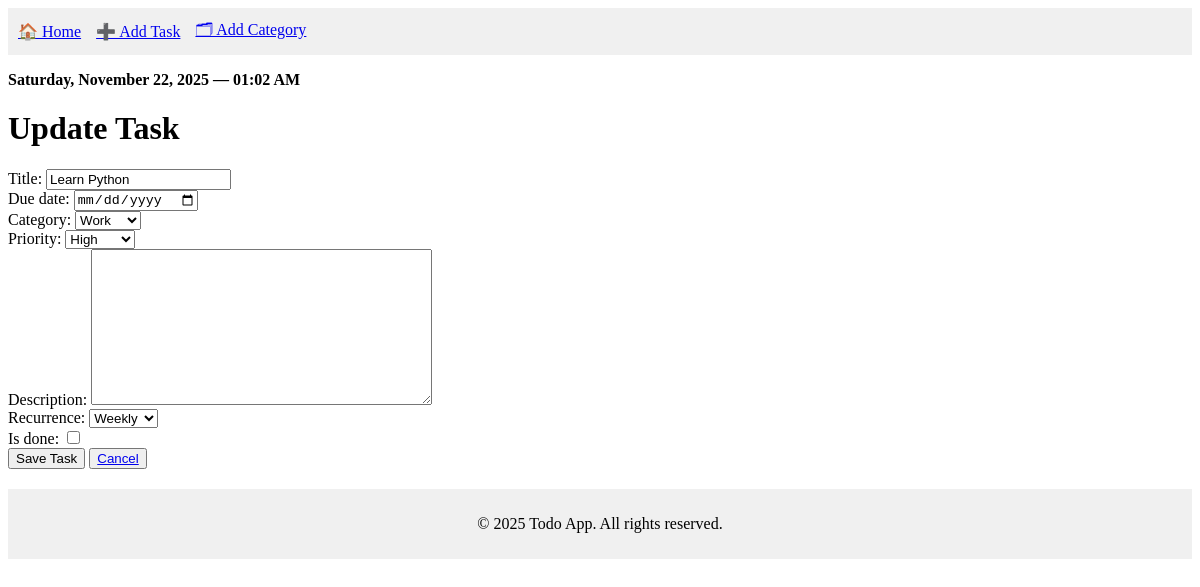
Page /update/1/ on the earlier database version.
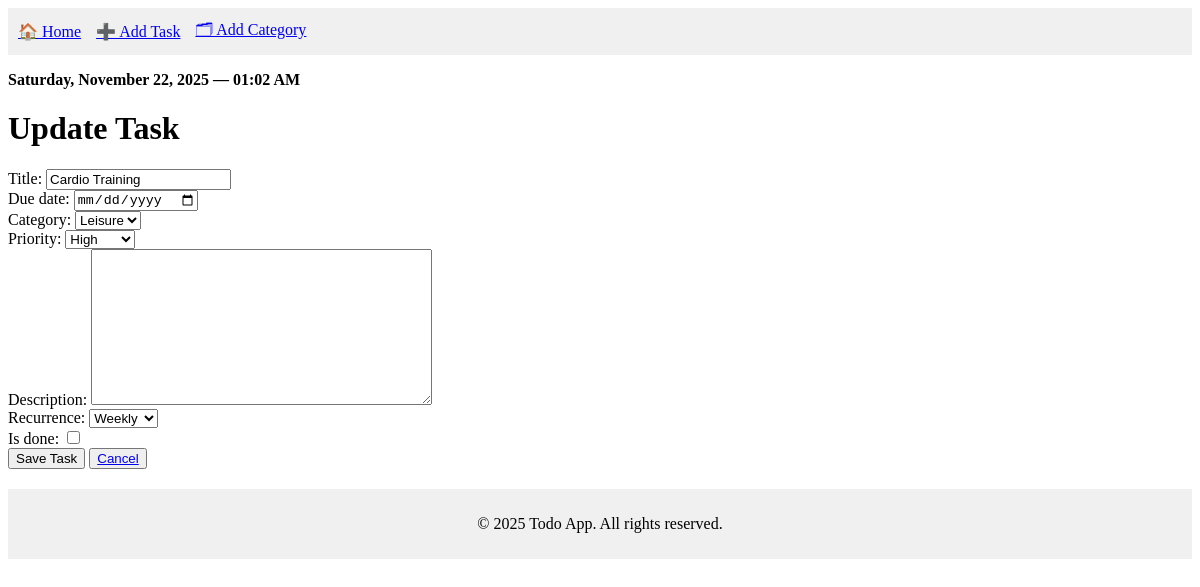
Same page on the later database version.
### todo/models.py (models this page shows, shortened)
class Task(models.Model):
    PRIORITY_CHOICES = [('H', 'High'), ('M', 'Medium'), ('L', 'Low')]
    RECURRENCE_CHOICES = [('', 'None'), ('daily', 'Daily'), ('weekly', 'Weekly'), ('monthly', 'Monthly')]
    category = models.ForeignKey(Category, on_delete=models.CASCADE)
    title = models.CharField(max_length=200)
    description = models.TextField(blank=True)
    is_done = models.BooleanField(default=False)
    priority = models.CharField(max_length=1, choices=PRIORITY_CHOICES, default='M')
    due_date = models.DateField(blank=True, null=True)
    recurrence = models.CharField(max_length=10, choices=RECURRENCE_CHOICES, blank=True, default='')
    created_at = models.DateTimeField(auto_now_add=True)
    updated_at = models.DateTimeField(auto_now=True)

### todo/views.py (the view)
# urls.py: path('update/<int:id>/', update_task, name='update'),
def update_task(request, id):
    task = get_object_or_404(Task, id=id)
    form = TaskForm(request.POST or None, instance=task)
    if form.is_valid():
        task = form.save(commit=False)
        task.full_clean()
        task.save()
        return redirect('list')
    return render(request, 'task/task_form.html', {'form': form, 'action': 'Update'})

### todo/forms.py
class TaskForm(forms.ModelForm):
    class Meta:
        model = Task
        fields = ['category', 'title', 'description', 'priority', 'due_date', 'recurrence', 'is_done']
        widgets = {
            'due_date': forms.DateInput(attrs={'type': 'date'}),
        }

### category/models.py (called while the page is built)
    def __str__(self):
        return self.title

### todo/templates/task/task_form.html (shortened to what this page needs)
{% extends 'task/base.html' %}
{% block subject %}
    <h1>{{ action }} Task</h1>
{% endblock %}
{% block content %}
    <form method="POST">
    <div>
        {{ form.title.label_tag }}
        {{ form.title }}
    </div>
    <div>
        {{ form.due_date.label_tag }}
        {{ form.due_date }}
    </div>
    <div>
        {{ form.category.label_tag }}
        {{ form.category }}
    </div>
    <div>
        {{ form.priority.label_tag }}
        {{ form.priority }}
    </div>
    <div>
        {{ form.description.label_tag }}
        {{ form.description }}
    </div>
    <div>
        {{ form.recurrence.label_tag }}
        {{ form.recurrence }}
    </div>
    <div>
        {{ form.is_done.label_tag }}
        {{ form.is_done }}
    </div>
    <button type="submit">Save Task</button>
    <button><a href="{% url 'list' %}">Cancel</a></button>
</form>
{% endblock %}

### todo/templates/task/base.html (shortened to what this page needs)
<!DOCTYPE html>
<html lang="en">
<head>
</head>
<body>
    {% include 'task/partials/nav.html' %}
    {% load tz %}
        <p><strong>{% now "l, F j, Y — h:i A" %}</strong></p>
    {% block subject %}
    {% endblock %}
    {% block content %}
    {% endblock %}
    {% include 'task/partials/footer.html' %}
</body>
</html>

### todo/templates/task/partials/nav.html (shortened to what this page needs)
<nav style="background-color:#f0f0f0; padding:10px; display:flex; gap:15px; align-items:center;">
    <a href="{% url 'list' %}">🏠 Home</a>
    <a href="{% url 'create' %}">➕ Add Task</a>
    <a href="{% url 'create_category' %}">🗂 Add Category</a>
</nav>

### todo/templates/task/partials/footer.html
<footer style="margin-top:20px; padding:10px; background-color:#f0f0f0; text-align:center;">
    <p>&copy; {% now "Y" %} Todo App. All rights reserved.</p>
</footer>

Differences in the rows shown:
changed Task "High": title "Learn Python" → "Cardio Training"; category "Work" → "Leisure"
